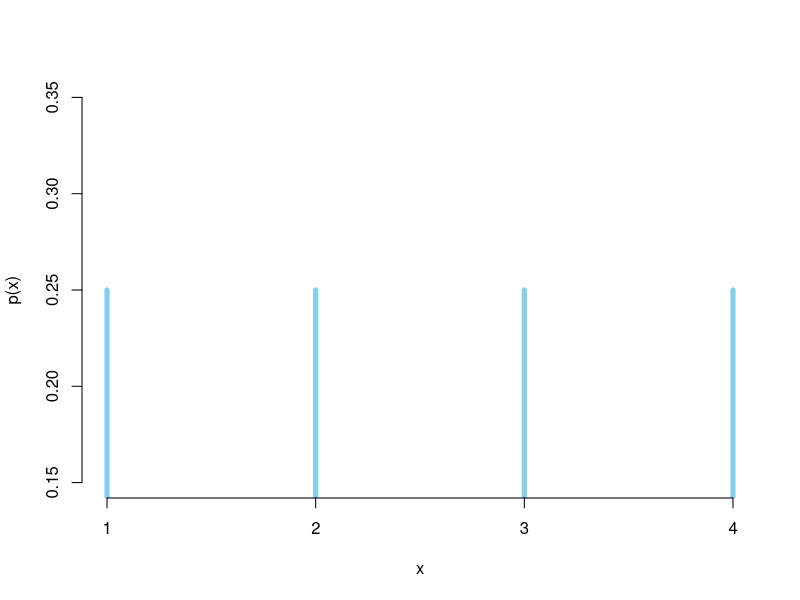
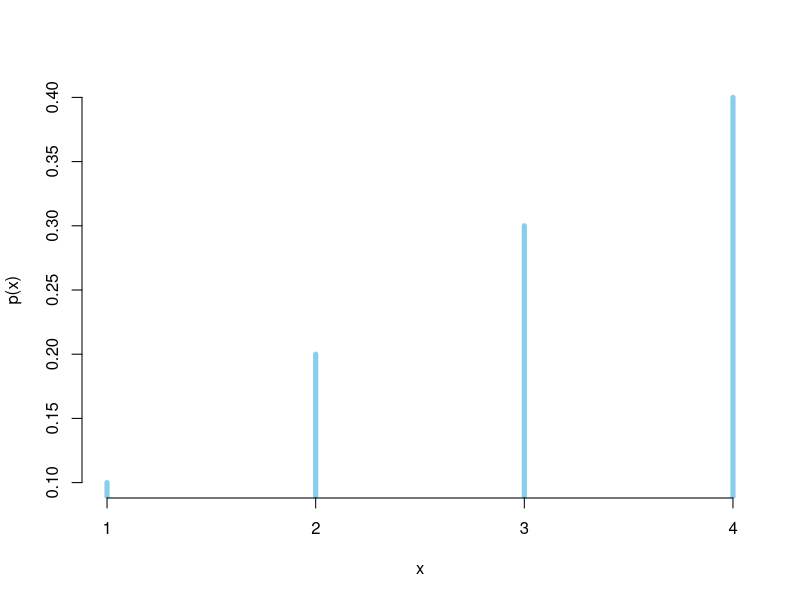
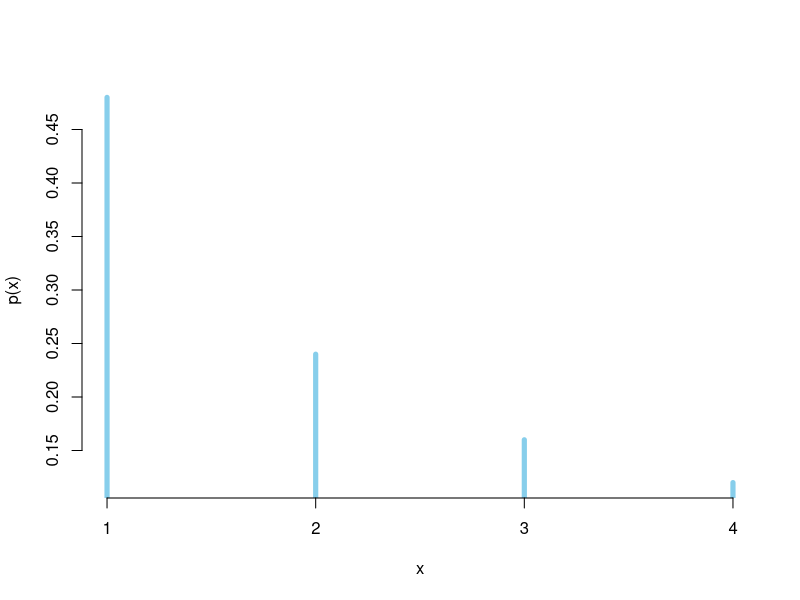

The R script that drew these images, in order:
## ---- chunk 1
plotdice <- function(array) {
  plot(array, type="h", lwd=5, col="skyblue",
     xlab="x", ylab="p(x)",
     axes=FALSE)
  ticks <- seq(from=1, to=4)
  axis(side=1, at=ticks)
  axis(side=2)
}
## ---- chunk 2
dice <- rep(1.0,4)/4.0
dice
plotdice(dice)
## ---- chunk 3
dice <- seq(from=1, to=4)/10.0
dice
plotdice(dice)
## ---- chunk 4
dice <- 12.0/(25*seq(from=1, to=4))
dice
plotdice(dice)
